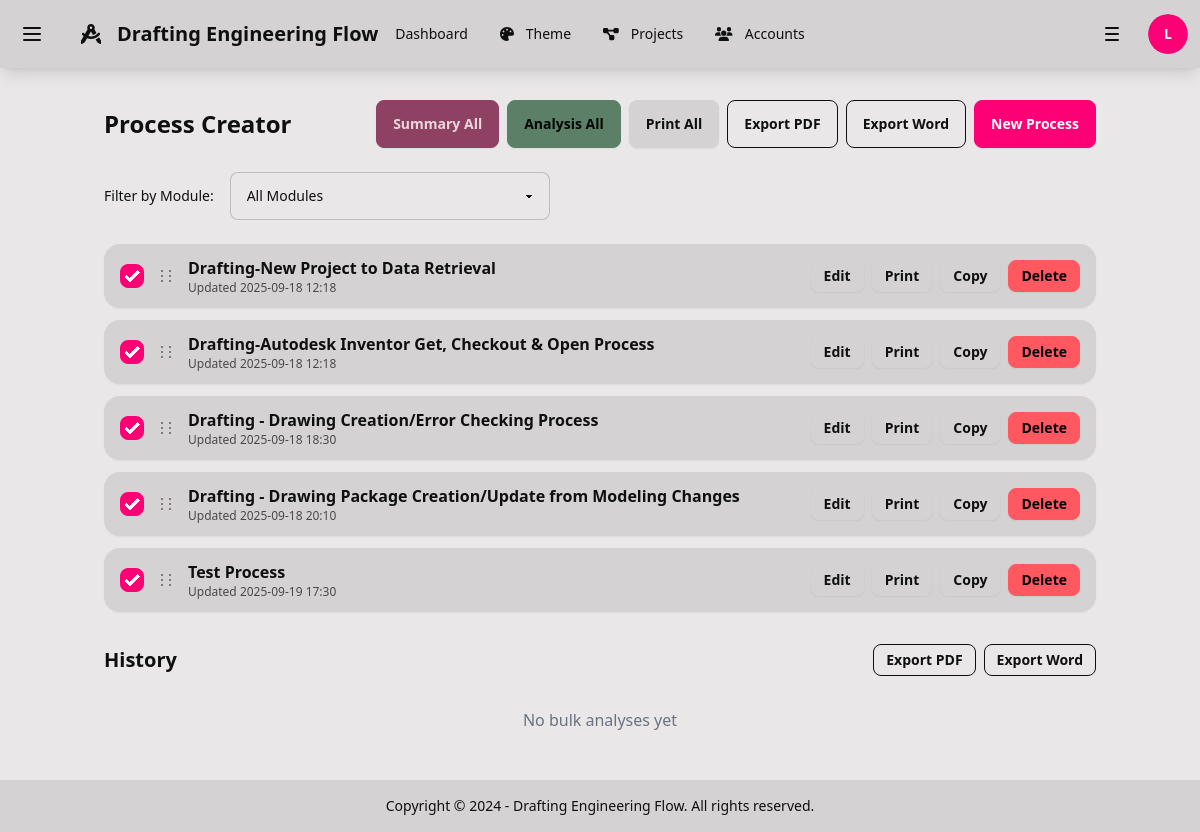
Page /process-creator/ (signed in) on the earlier database version.
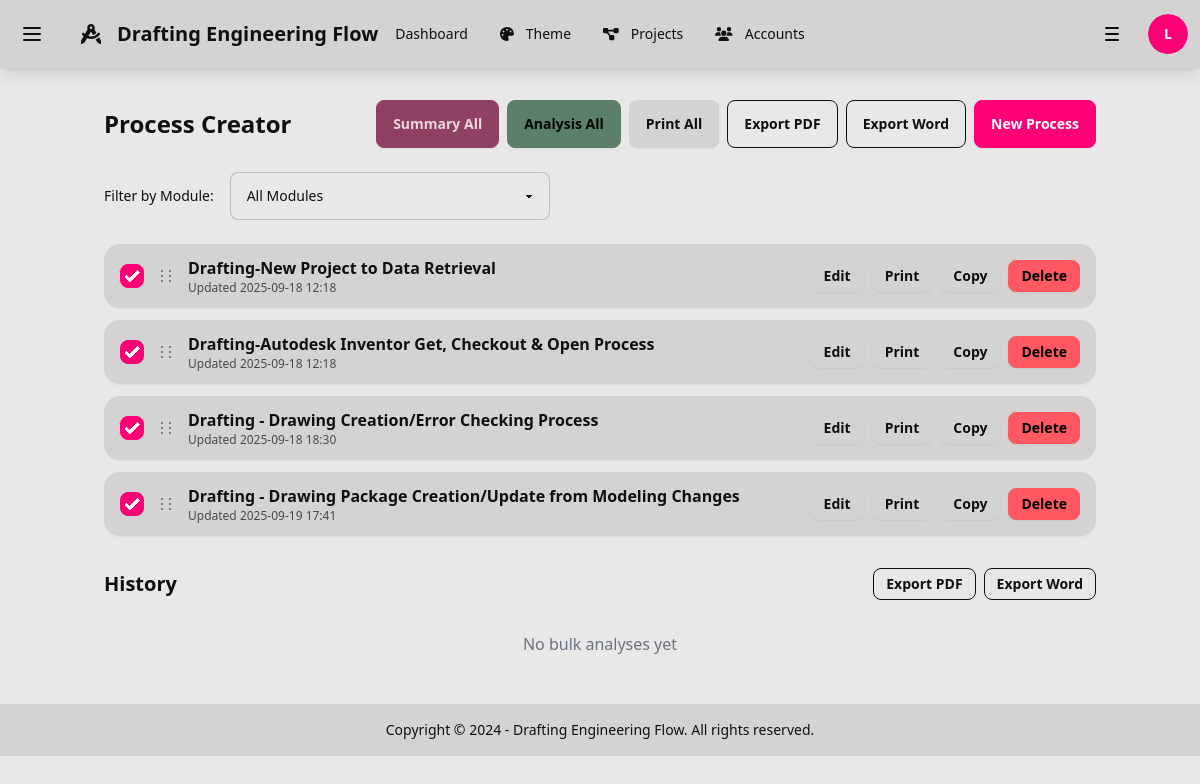
Same page on the later database version.
### process_creator/models.py (models this page shows, shortened)
class Process(models.Model):
    name = models.CharField(max_length=255)
    module = models.ForeignKey(Module, on_delete=models.SET_NULL, null=True, blank=True, help_text="Module this process belongs to")
    order = models.PositiveIntegerField(default=1)
    summary = models.TextField(blank=True, help_text="Generated summary of the process")
    summary_instructions = models.TextField(
        blank=True,
        default="You are given a list of steps, bullet points, or fragmented notes. Your task is to transform them into a single professional, coherent paragraph. Do not repeat the steps as a list. Instead, weave them into smooth, natural prose that reads as if written by a skilled professional writer. Maintain accuracy, logical flow, and clarity. The output must always be a polished paragraph summary, never a bullet list.",
        help_text="Instructions for summary generation"
    )
    description = models.TextField(blank=True)
    notes = models.TextField(blank=True)
    analysis = models.TextField(blank=True, help_text="Generated analysis and improvement suggestions")
    analysis_instructions = models.TextField(
        blank=True,
        default="You are a senior operations analyst. You will receive a business process as input (steps, notes, and context). Produce a professional report titled \"Training Analysis\" that managers and frontline staff can act on.\nFollow these rules:\n- Write clearly and concisely; avoid jargon. Use confident, direct language.\n- Do NOT restate the steps as bullets. Summarize the process in flowing prose.\n- Use Markdown headings exactly as specified below.\n- Give specific, actionable recommendations with clear benefits and effort levels.\n- Where details are missing, make reasonable assumptions and state them briefly.\n=== INPUT START ===\n{PASTE PROCESS STEPS / NOTES / CONTEXT HERE}\n=== INPUT END ===\n=== OUTPUT FORMAT (Markdown) ===\n# Training Analysis\n## Executive Summary\nA 4–6 sentence overview of the process, the primary objective, the current state, and the most important recommended changes and expected benefits.\n## Process Narrative (Plain-Language Summary)\n6–10 sentences that narrate how the process works from start to finish. Use paragraph form only (no bullets). Emphasize flow, handoffs, tools used, approvals, and timing.\n## Assumptions\n- 2–5 short bullets listing key assumptions you made due to missing information.\n## Strengths\n- 4–8 bullets. Each bullet: what works well + why it matters (impact on quality, speed, cost, compliance, safety, or CX).\n## Weaknesses\n- 4–8 bullets. Each bullet: the issue + consequence (e.g., rework, delays, risk, cost).\n## Improvement Opportunities — Current System (No new software)\nProvide 5–10 specific, low-friction changes using existing tools, roles, and policies. For each item, use this format in one bullet:\n- **[Title]** — What to change (1–2 sentences). **Benefit:** expected outcome with a measurable indicator (e.g., \"reduce cycle time by ~15%\"). **Effort:** Low/Med/High. **Owner:** role. **Risk/Mitigation:** brief.\n## Immediate Application-Level Enhancements (Quick to implement in an app/workflow)\nProvide 3–7 changes that can be implemented quickly via simple configuration, scripts, forms, validations, templates, or notifications. For each item, use the same format:\n- **[Title]** — What to implement (1–2 sentences). **Benefit:** measurable. **Effort:** Low/Med/High. **Owner:** role. **Risk/Mitigation:** brief.\n## Implementation Roadmap\nOrganize recommendations into phases with rationale:\n- **Now (0–30 days):** 3–6 highest-ROI, low-effort actions.\n- **Next (30–90 days):** 3–6 medium-effort actions that compound earlier gains.\n- **Later (90+ days):** 2–4 higher-effort changes that deliver strategic value.\n## Metrics & Monitoring\nList 4–8 KPIs with target direction and cadence. For each KPI: **Name**, **Target/Direction**, **Data Source**, **Review Cadence** (e.g., weekly), **Owner**.\n## Risks & Mitigations\n3–6 material risks across people/process/tech/compliance and how to mitigate each.\n## Final Recommendation\nA 4–6 sentence closing paragraph summarizing the case for change, expected benefits, and the immediate next steps.\n=== STYLE GUARDRAILS ===\n- Professional tone. Tight sentences. No filler, no hype.\n- Use paragraph form for the narrative sections; bullets only where specified.\n- Quantify benefits or ranges when plausible. Avoid vague claims.\n- Do not include meta-commentary or instructions in the output.",
        help_text="Instructions for process analysis"
    )
    created_at = models.DateTimeField(auto_now_add=True)
    updated_at = models.DateTimeField(auto_now=True)
    last_ai_update = models.DateTimeField(null=True, blank=True, help_text="Last time summary or analysis was updated")
    class Meta:
        ordering = ["order", "name"]

### process_creator/views.py (the view)
# urls.py: path("", views.process_list, name="list"),
@login_required
@require_app_access('process_creator', action='view')
def process_list(request):
    modules = Module.objects.all()
    selected_module_id = request.GET.get('module')
    selected_module = None
    if selected_module_id:
        try:
            selected_module = Module.objects.get(id=selected_module_id)
            processes = Process.objects.filter(module=selected_module).order_by('order', 'name')
        except Module.DoesNotExist:
            processes = Process.objects.all().order_by('order', 'name')
    else:
        processes = Process.objects.all().order_by('order', 'name')
    return render(request, "process_creator/list.html", {
        "processes": processes,
        "modules": modules,
        "selected_module": selected_module
    })

### rbac/context_processors.py (called while the page is built)
def rbac_context(request):
    context = {}
    if request.user.is_authenticated:
        context.update({
            'user_accessible_apps': get_user_accessible_apps(request.user),
            'user_roles': get_user_roles(request.user),
        })
    else:
        context.update({
            'user_accessible_apps': [],
            'user_roles': [],
        })
    return context

### rbac/utils.py (called while the page is built, shortened)
def has_app_access(user, app_name, action='view'):
    if not user or not user.is_authenticated:
        return False
    try:
        app_access = AppAccess.objects.get(app_name=app_name)
        if not app_access.is_enabled:
            return False
    except AppAccess.DoesNotExist:
        return False
    if user.is_superuser:
        return True

def check_app_access(user, app_name, action='view'):
    if not has_app_access(user, app_name, action):
        log_access_attempt(user, app_name, action, success=False,
                          error_message=f"Access denied for {action} on {app_name}")
        raise PermissionDenied(f"You don't have permission to {action} {app_name}")

def get_user_accessible_apps(user):
    if not user or not user.is_authenticated:
        return []
    if user.is_superuser:
        return AppAccess.objects.filter(is_enabled=True).values_list('app_name', flat=True)

def log_access_attempt(user, app_name, action, success=True, error_message='', request=None):
    try:
        AccessLog.objects.create(
            user=user if user.is_authenticated else None,
            app_name=app_name,
            action=action,
            ip_address=request.META.get('REMOTE_ADDR') if request else None,
            user_agent=request.META.get('HTTP_USER_AGENT', '') if request else '',
            success=success,
            error_message=error_message
        )
    except Exception as e:
        logger.error(f"Failed to log access attempt: {e}")

def get_user_roles(user):
    if not user or not user.is_authenticated:
        return []
    return UserRole.objects.filter(user=user, is_active=True).select_related('role')

def is_app_enabled(app_name):
    try:
        app_access = AppAccess.objects.get(app_name=app_name)
        return app_access.is_enabled
    except AppAccess.DoesNotExist:
        return False

### process_creator/templates/process_creator/list.html (shortened to what this page needs)
{% extends 'base.html' %}
{% block content %}
<div class="flex items-center justify-between mb-6">
  <h1 class="text-2xl font-bold">Process Creator</h1>
  <div class="flex gap-2">
    <button id="summary-all" class="btn btn-secondary">Summary All</button>
    <button id="analyze-all" class="btn btn-accent">Analysis All</button>
    <button id="print-all" class="btn">Print All</button>
    <button id="export-pdf-all" class="btn btn-outline">Export PDF</button>
    <button id="export-word-all" class="btn btn-outline">Export Word</button>
    <a href="{% url 'process_creator:create' %}" class="btn btn-primary">New Process</a>
  </div>
  </div>
<div class="mb-6">
  <div class="flex items-center gap-4">
    <label for="module-filter" class="text-sm font-medium">Filter by Module:</label>
    <select id="module-filter" class="select select-bordered w-full max-w-xs">
      <option value="">All Modules</option>
    </select>
  </div>
</div>
<div id="process-list" class="grid gap-3">
  {% for p in processes %}
    <div class="card bg-base-200 shadow-sm" data-id="{{ p.id }}">
      <div class="card-body py-3 px-4">
        <div class="flex items-center justify-between gap-3">
          <div class="flex items-center gap-3">
            <input type="checkbox" class="select-item checkbox checkbox-primary" checked />
            <span class="drag cursor-grab text-base-content/60" title="Drag to reorder" aria-label="Drag to reorder">
              <svg xmlns="http://www.w3.org/2000/svg" viewBox="0 0 20 20" fill="currentColor" class="h-5 w-5">
                <path d="M7 5a1 1 0 1 1-2 0 1 1 0 0 1 2 0Zm8 0a1 1 0 1 1-2 0 1 1 0 0 1 2 0ZM7 10a1 1 0 1 1-2 0 1 1 0 0 1 2 0Zm8 0a1 1 0 1 1-2 0 1 1 0 0 1 2 0ZM7 15a1 1 0 1 1-2 0 1 1 0 0 1 2 0Zm8 0a1 1 0 1 1-2 0 1 1 0 0 1 2 0Z"/>
              </svg>
            </span>
            <div>
              <div class="font-semibold">{{ p.name }}</div>
              <div class="text-xs opacity-70">Updated {{ p.updated_at|date:'Y-m-d H:i' }}</div>
            </div>
          </div>
          <div class="flex gap-2">
            <a class="btn btn-sm" href="{% url 'process_creator:edit' p.id %}">Edit</a>
            <a class="btn btn-sm" href="{% url 'process_creator:print' p.id %}" target="_blank">Print</a>
            <button class="btn btn-sm" onclick="copyProcess({{ p.id }})">Copy</button>
            <a class="btn btn-sm btn-error" href="{% url 'process_creator:delete' p.id %}">Delete</a>
          </div>
        </div>
      </div>
    </div>
  {% empty %}
    <div class="alert">No processes yet. Create one to get started.</div>
  {% endfor %}
</div>
        <div class="mt-8">
            <div class="flex items-center justify-between mb-4">
                <h2 class="text-xl font-bold">History</h2>
                <div class="flex gap-2">
                    <button id="export-history-pdf" class="btn btn-outline btn-sm">Export PDF</button>
                    <button id="export-history-word" class="btn btn-outline btn-sm">Export Word</button>
                </div>
            </div>
            <div id="analysis-history" class="space-y-3">
            </div>
        </div>
{% endblock %}

### templates/base.html (shortened to what this page needs)
<!DOCTYPE html>
<html lang="en" data-theme="{{ current_theme|default:'corporate' }}">
<head>
    <script src="https://cdn.tailwindcss.com"></script>
    <link href="https://cdn.jsdelivr.net/npm/daisyui@4.12.10/dist/full.min.css" rel="stylesheet" type="text/css" />
</head>
<body class="bg-base-100">
    <div class="drawer">
        <div class="drawer-content">
            <div class="drawer drawer-end">
                <div class="drawer-content">
                    <div class="navbar bg-base-200 shadow-lg">
                        <div class="navbar-start gap-2">
                            <label for="left-drawer" class="btn btn-ghost btn-square" aria-label="Open left menu">
                                <svg xmlns="http://www.w3.org/2000/svg" class="h-6 w-6" fill="none" viewBox="0 0 24 24" stroke="currentColor"><path stroke-linecap="round" stroke-linejoin="round" stroke-width="2" d="M4 6h16M4 12h16M4 18h16" /></svg>
                            </label>
                            <a class="btn btn-ghost text-xl" href="{% url 'home' %}">
                                <i class="fas fa-drafting-compass mr-2"></i>
                                Drafting Engineering Flow
                            </a>
                        </div>
                        <div class="navbar-center hidden lg:flex">
                            <ul class="menu menu-horizontal px-1">
                                {% if 'main' in user_accessible_apps %}
                                    <li><a href="{% url 'home' %}" class="{% if request.resolver_match.url_name == 'home' %}active{% endif %}">Dashboard</a></li>
                                {% endif %}
                                {% if 'theme' in user_accessible_apps and allow_user_themes %}
                                    <li><a href="{% url 'theme:selector' %}" class="{% if request.resolver_match.url_name == 'selector' %}active{% endif %}">
                                        <i class="fas fa-palette mr-1"></i>Theme
                                    </a></li>
                                {% endif %}
                                {% if 'project' in user_accessible_apps %}
                                    <li><a href="#" class="{% if 'project' in request.resolver_match.namespace %}active{% endif %}">
                                        <i class="fas fa-project-diagram mr-1"></i>Projects
                                    </a></li>
                                {% endif %}
                                {% if 'account' in user_accessible_apps %}
                                    <li><a href="#" class="{% if 'account' in request.resolver_match.namespace %}active{% endif %}">
                                        <i class="fas fa-users mr-1"></i>Accounts
                                    </a></li>
                                {% endif %}
                            </ul>
                        </div>
                        <div class="navbar-end gap-2">
                            <label for="right-drawer" class="btn btn-ghost btn-square" aria-label="Open right menu">
                                <svg xmlns="http://www.w3.org/2000/svg" class="h-6 w-6" fill="none" viewBox="0 0 24 24" stroke="currentColor"><path stroke-linecap="round" stroke-linejoin="round" stroke-width="2" d="M6 6h12M6 12h12M6 18h12" /></svg>
                            </label>
                            {% if user.is_authenticated %}
                                <div class="dropdown dropdown-end">
                                    <div tabindex="0" role="button" class="btn btn-ghost btn-circle avatar">
                                        <div class="w-10 rounded-full">
                                            <div class="bg-primary text-primary-content rounded-full w-10 h-10 flex items-center justify-center">
                                                {{ user.username|first|upper }}
                                            </div>
                                        </div>
                                    </div>
                                </div>
                            {% else %}
                                <a class="btn btn-primary" href="{% url 'admin:login' %}">Login</a>
                            {% endif %}
                        </div>
                    </div>
                    <main class="container mx-auto px-4 py-8">
                        {% block content %}{% endblock %}
                    </main>
                    <footer class="footer footer-center p-4 bg-base-200 text-base-content">
                        <aside>
                            <p>Copyright © 2024 - Drafting Engineering Flow. All rights reserved.</p>
                        </aside>
                    </footer>
                </div>
                <div class="drawer-side">
                    <label for="right-drawer" aria-label="close sidebar" class="drawer-overlay"></label>
                </div>
            </div>
        </div>
        <div class="drawer-side">
            <label for="left-drawer" aria-label="close sidebar" class="drawer-overlay"></label>
        </div>
    </div>
</body>
</html>

Differences in the rows shown:
removed Process: name "Test Process", updated_at "2025-09-19 17:30"
changed Process "Drafting - Drawing Package Creation/Update from Modeling Changes": updated_at "2025-09-18 20:10" → "2025-09-19 17:41"
